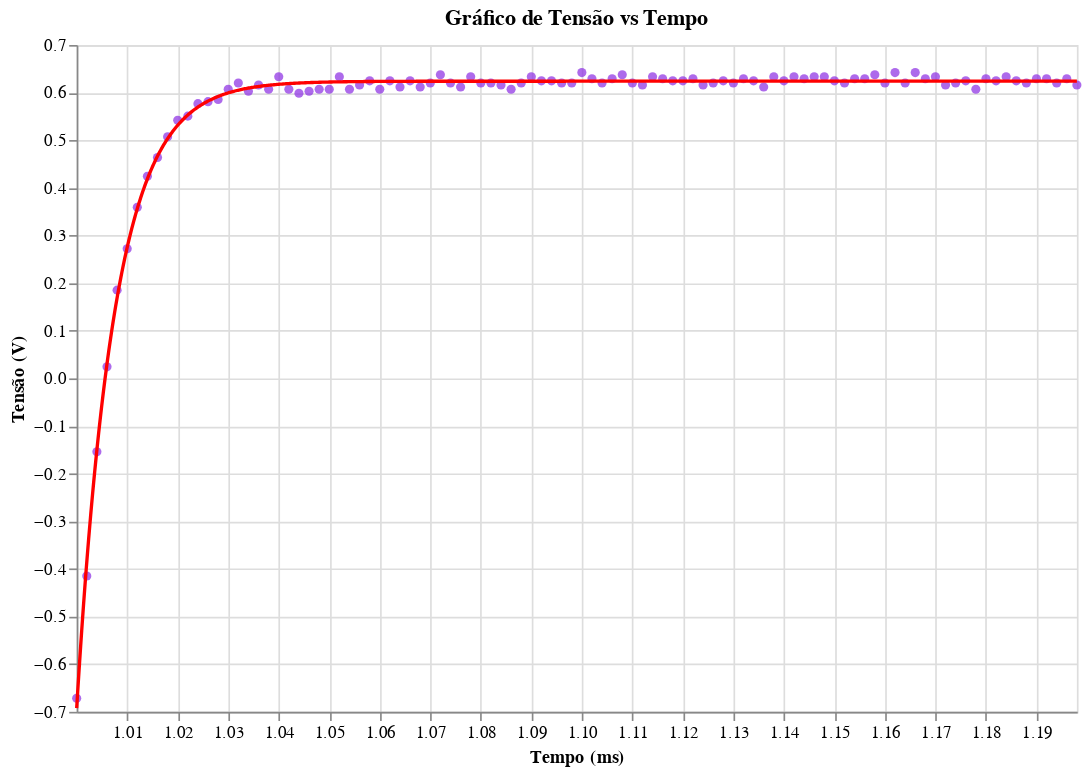

The notebook cell saved with this chart:
### Code cell
data2 = aj.slicing_data(data,[1,1.2],Rl=True)
data_regres, b, cov = aj.regres_exp(data2)
(aj.data_x_regression(data2,data_regres)).display()

tal_sb = 1/(b*1000)

### Figure 1 — Vega-Lite specification as saved in the notebook (floating-point values rounded to 4 significant figures; data arrays with more than 128 entries replaced by an {"elided": "..."} marker saying what was removed)
{"config": {"view": {"continuousWidth": 300, "continuousHeight": 300}}, "layer": [{"data": {"name": "data-74e3942eff6802c21d26103484ac70d4"}, "mark": {"type": "circle", "color": "blueviolet"}, "encoding": {"x": {"field": "Time", "scale": {"domain": [1.0, 1.198]}, "title": "Tempo (ms)", "type": "quantitative"}, "y": {"field": "U_b", "title": "Tensão (V)", "type": "quantitative"}}, "title": "Gráfico de Tensão vs Tempo"}, {"data": {"name": "data-c947a490f79e5ecafae880f1fe2b74e6"}, "mark": {"type": "line", "color": "red"}, "encoding": {"x": {"field": "Time", "scale": {"domain": [1.0, 1.198]}, "title": "Tempo (ms)", "type": "quantitative"}, "y": {"field": "U_b", "title": "Tensão (V)", "type": "quantitative"}}, "title": "Gráfico de Tensão vs Tempo"}], "height": 400, "width": 600, "$schema": "https://vega.github.io/schema/vega-lite/v5.20.1.json", "datasets": {"data-74e3942eff6802c21d26103484ac70d4": [{"Time": 1.0, "U_y": -2.182, "U_b": -0.6717}, {"Time": 1.002, "U_y": 2.627, "U_b": -0.4149}, {"Time": 1.004, "U_y": 2.506, "U_b": -0.1539}, {"Time": 1.006, "U_y": 2.411, "U_b": 0.02427}, {"Time": 1.008, "U_y": 2.368, "U_b": 0.1853}, {"Time": 1.01, "U_y": 2.281, "U_b": 0.2723}, {"Time": 1.012, "U_y": 2.26, "U_b": 0.3592}, {"Time": 1.014, "U_y": 2.217, "U_b": 0.4245}, {"Time": 1.016, "U_y": 2.19, "U_b": 0.4637}, {"Time": 1.018, "U_y": 2.16, "U_b": 0.5072}, {"Time": 1.02, "U_y": 2.16, "U_b": 0.5421}, {"Time": 1.022, "U_y": 2.169, "U_b": 0.5507}, {"Time": 1.024, "U_y": 2.151, "U_b": 0.5768}, {"Time": 1.026, "U_y": 2.134, "U_b": 0.5811}, {"Time": 1.028, "U_y": 2.113, "U_b": 0.5856}, {"Time": 1.03, "U_y": 2.117, "U_b": 0.6072}, {"Time": 1.032, "U_y": 2.108, "U_b": 0.6203}, {"Time": 1.034, "U_y": 2.108, "U_b": 0.6029}, {"Time": 1.036, "U_y": 2.108, "U_b": 0.616}, {"Time": 1.038, "U_y": 2.104, "U_b": 0.6072}, {"Time": 1.04, "U_y": 2.108, "U_b": 0.6333}, {"Time": 1.042, "U_y": 2.087, "U_b": 0.6072}, {"Time": 1.044, "U_y": 2.1, "U_b": 0.5987}, {"Time": 1.046, "U_y": 2.117, "U_b": 0.6029}, {"Time": 1.048, "U_y": 2.117, "U_b": 0.6072}, {"Time": 1.05, "U_y": 2.108, "U_b": 0.6072}, {"Time": 1.052, "U_y": 2.095, "U_b": 0.6333}, {"Time": 1.054, "U_y": 2.095, "U_b": 0.6072}, {"Time": 1.056, "U_y": 2.1, "U_b": 0.616}, {"Time": 1.058, "U_y": 2.1, "U_b": 0.6248}, {"Time": 1.06, "U_y": 2.104, "U_b": 0.6072}, {"Time": 1.062, "U_y": 2.082, "U_b": 0.6248}, {"Time": 1.064, "U_y": 2.1, "U_b": 0.6117}, {"Time": 1.066, "U_y": 2.095, "U_b": 0.6248}, {"Time": 1.068, "U_y": 2.095, "U_b": 0.6117}, {"Time": 1.07, "U_y": 2.082, "U_b": 0.6203}, {"Time": 1.072, "U_y": 2.117, "U_b": 0.6376}, {"Time": 1.074, "U_y": 2.104, "U_b": 0.6203}, {"Time": 1.076, "U_y": 2.108, "U_b": 0.6117}, {"Time": 1.078, "U_y": 2.095, "U_b": 0.6333}, {"Time": 1.08, "U_y": 2.1, "U_b": 0.6203}, {"Time": 1.082, "U_y": 2.087, "U_b": 0.6203}, {"Time": 1.084, "U_y": 2.087, "U_b": 0.616}, {"Time": 1.086, "U_y": 2.108, "U_b": 0.6072}, {"Time": 1.088, "U_y": 2.1, "U_b": 0.6203}, {"Time": 1.09, "U_y": 2.108, "U_b": 0.6333}, {"Time": 1.092, "U_y": 2.082, "U_b": 0.6248}, {"Time": 1.094, "U_y": 2.104, "U_b": 0.6248}, {"Time": 1.096, "U_y": 2.117, "U_b": 0.6203}, {"Time": 1.098, "U_y": 2.117, "U_b": 0.6203}, {"Time": 1.1, "U_y": 2.13, "U_b": 0.6421}, {"Time": 1.102, "U_y": 2.082, "U_b": 0.6291}, {"Time": 1.104, "U_y": 2.108, "U_b": 0.6203}, {"Time": 1.106, "U_y": 2.1, "U_b": 0.6291}, {"Time": 1.108, "U_y": 2.104, "U_b": 0.6376}, {"Time": 1.11, "U_y": 2.095, "U_b": 0.6203}, {"Time": 1.112, "U_y": 2.117, "U_b": 0.616}, {"Time": 1.114, "U_y": 2.108, "U_b": 0.6333}, {"Time": 1.116, "U_y": 2.113, "U_b": 0.6291}, {"Time": 1.118, "U_y": 2.104, "U_b": 0.6248}, {"Time": 1.12, "U_y": 2.108, "U_b": 0.6248}, {"Time": 1.122, "U_y": 2.095, "U_b": 0.6291}, {"Time": 1.124, "U_y": 2.13, "U_b": 0.616}, {"Time": 1.126, "U_y": 2.104, "U_b": 0.6203}, {"Time": 1.128, "U_y": 2.108, "U_b": 0.6248}, {"Time": 1.13, "U_y": 2.126, "U_b": 0.6203}, {"Time": 1.132, "U_y": 2.113, "U_b": 0.6291}, {"Time": 1.134, "U_y": 2.117, "U_b": 0.6248}, {"Time": 1.136, "U_y": 2.117, "U_b": 0.6117}, {"Time": 1.138, "U_y": 2.104, "U_b": 0.6333}, {"Time": 1.14, "U_y": 2.113, "U_b": 0.6248}, {"Time": 1.142, "U_y": 2.113, "U_b": 0.6333}, {"Time": 1.144, "U_y": 2.1, "U_b": 0.6291}, {"Time": 1.146, "U_y": 2.095, "U_b": 0.6333}, {"Time": 1.148, "U_y": 2.117, "U_b": 0.6333}, {"Time": 1.15, "U_y": 2.091, "U_b": 0.6248}, {"Time": 1.152, "U_y": 2.117, "U_b": 0.6203}, {"Time": 1.154, "U_y": 2.095, "U_b": 0.6291}, {"Time": 1.156, "U_y": 2.117, "U_b": 0.6291}, {"Time": 1.158, "U_y": 2.091, "U_b": 0.6376}, {"Time": 1.16, "U_y": 2.117, "U_b": 0.6203}, {"Time": 1.162, "U_y": 2.104, "U_b": 0.6421}, {"Time": 1.164, "U_y": 2.108, "U_b": 0.6203}, {"Time": 1.166, "U_y": 2.095, "U_b": 0.6421}, {"Time": 1.168, "U_y": 2.117, "U_b": 0.6291}, {"Time": 1.17, "U_y": 2.113, "U_b": 0.6333}, {"Time": 1.172, "U_y": 2.113, "U_b": 0.616}, {"Time": 1.174, "U_y": 2.087, "U_b": 0.6203}, {"Time": 1.176, "U_y": 2.1, "U_b": 0.6248}, {"Time": 1.178, "U_y": 2.1, "U_b": 0.6072}, {"Time": 1.18, "U_y": 2.108, "U_b": 0.6291}, {"Time": 1.182, "U_y": 2.087, "U_b": 0.6248}, {"Time": 1.184, "U_y": 2.108, "U_b": 0.6333}, {"Time": 1.186, "U_y": 2.1, "U_b": 0.6248}, {"Time": 1.188, "U_y": 2.126, "U_b": 0.6203}, {"Time": 1.19, "U_y": 2.108, "U_b": 0.6291}, {"Time": 1.192, "U_y": 2.117, "U_b": 0.6291}, {"Time": 1.194, "U_y": 2.108, "U_b": 0.6203}, {"Time": 1.196, "U_y": 2.1, "U_b": 0.6291}, {"Time": 1.198, "U_y": 2.091, "U_b": 0.616}], "data-c947a490f79e5ecafae880f1fe2b74e6": {"elided": "1000 records"}}}
